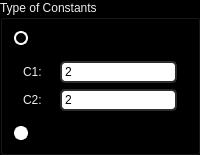
            <widget class="QGroupBox" name="pso_constants">
             <property name="sizePolicy">
              <sizepolicy hsizetype="MinimumExpanding" vsizetype="Preferred">
               <horstretch>0</horstretch>
               <verstretch>0</verstretch>
              </sizepolicy>
             </property>
             <property name="minimumSize">
              <size>
               <width>200</width>
               <height>0</height>
              </size>
             </property>
             <property name="palette">
              <palette>
               <active>
                <colorrole role="WindowText">
                 <brush brushstyle="SolidPattern">
                  <color alpha="255">
                   <red>238</red>
                   <green>238</green>
                   <blue>236</blue>
                  </color>
                 </brush>
                </colorrole>
                <colorrole role="Button">
                 <brush brushstyle="SolidPattern">
                  <color alpha="255">
                   <red>0</red>
                   <green>0</green>
                   <blue>0</blue>
                  </color>
                 </brush>
                </colorrole>
                <colorrole role="Text">
                 <brush brushstyle="SolidPattern">
                  <color alpha="255">
                   <red>238</red>
                   <green>238</green>
                   <blue>236</blue>
                  </color>
                 </brush>
                </colorrole>
                <colorrole role="ButtonText">
                 <brush brushstyle="SolidPattern">
                  <color alpha="255">
                   <red>238</red>
                   <green>238</green>
                   <blue>236</blue>
                  </color>
                 </brush>
                </colorrole>
                <colorrole role="Base">
                 <brush brushstyle="SolidPattern">
                  <color alpha="255">
                   <red>0</red>
                   <green>0</green>
                   <blue>0</blue>
                  </color>
                 </brush>
                </colorrole>
                <colorrole role="Window">
                 <brush brushstyle="SolidPattern">
                  <color alpha="255">
                   <red>0</red>
                   <green>0</green>
                   <blue>0</blue>
                  </color>
                 </brush>
                </colorrole>
               </active>
               <inactive>
                <colorrole role="WindowText">
                 <brush brushstyle="SolidPattern">
                  <color alpha="255">
                   <red>238</red>
                   <green>238</green>
                   <blue>236</blue>
                  </color>
                 </brush>
                </colorrole>
                <colorrole role="Button">
                 <brush brushstyle="SolidPattern">
                  <color alpha="255">
                   <red>0</red>
                   <green>0</green>
                   <blue>0</blue>
                  </color>
                 </brush>
                </colorrole>
                <colorrole role="Text">
                 <brush brushstyle="SolidPattern">
                  <color alpha="255">
                   <red>238</red>
                   <green>238</green>
                   <blue>236</blue>
                  </color>
                 </brush>
                </colorrole>
                <colorrole role="ButtonText">
                 <brush brushstyle="SolidPattern">
                  <color alpha="255">
                   <red>238</red>
                   <green>238</green>
                   <blue>236</blue>
                  </color>
                 </brush>
                </colorrole>
                <colorrole role="Base">
                 <brush brushstyle="SolidPattern">
                  <color alpha="255">
                   <red>0</red>
                   <green>0</green>
                   <blue>0</blue>
                  </color>
                 </brush>
                </colorrole>
                <colorrole role="Window">
                 <brush brushstyle="SolidPattern">
                  <color alpha="255">
                   <red>0</red>
                   <green>0</green>
                   <blue>0</blue>
                  </color>
                 </brush>
                </colorrole>
               </inactive>
               <disabled>
                <colorrole role="WindowText">
                 <brush brushstyle="SolidPattern">
                  <color alpha="255">
                   <red>238</red>
                   <green>238</green>
                   <blue>236</blue>
                  </color>
                 </brush>
                </colorrole>
                <colorrole role="Button">
                 <brush brushstyle="SolidPattern">
                  <color alpha="255">
                   <red>0</red>
                   <green>0</green>
                   <blue>0</blue>
                  </color>
                 </brush>
                </colorrole>
                <colorrole role="Text">
                 <brush brushstyle="SolidPattern">
                  <color alpha="255">
                   <red>238</red>
                   <green>238</green>
                   <blue>236</blue>
                  </color>
                 </brush>
                </colorrole>
                <colorrole role="ButtonText">
                 <brush brushstyle="SolidPattern">
                  <color alpha="255">
                   <red>238</red>
                   <green>238</green>
                   <blue>236</blue>
                  </color>
                 </brush>
                </colorrole>
                <colorrole role="Base">
                 <brush brushstyle="SolidPattern">
                  <color alpha="255">
                   <red>0</red>
                   <green>0</green>
                   <blue>0</blue>
                  </color>
                 </brush>
                </colorrole>
                <colorrole role="Window">
                 <brush brushstyle="SolidPattern">
                  <color alpha="255">
                   <red>0</red>
                   <green>0</green>
                   <blue>0</blue>
                  </color>
                 </brush>
                </colorrole>
               </disabled>
              </palette>
             </property>
             <property name="title">
              <string>Type of Constants</string>
             </property>
             <layout class="QVBoxLayout" name="verticalLayout_72">
              <item>
               <widget class="QRadioButton" name="normal_radiobutton">
                <property name="styleSheet">
                 <string notr="true">QRadioButton::indicator {
    width:                  10px;
    height:                 10px;
    border-radius:          7px;
}

QRadioButton::indicator:checked {
    background-color:       black;
    border:                 2px solid white;
}

QRadioButton::indicator:unchecked {
    background-color:       white;
    border:                 2px solid white;
}</string>
                </property>
                <property name="text">
                 <string>Normal</string>
                </property>
                <property name="checked">
                 <bool>true</bool>
                </property>
               </widget>
              </item>
              <item>
               <widget class="QFrame" name="pso_constants_frame">
                <property name="frameShape">
                 <enum>QFrame::NoFrame</enum>
                </property>
                <property name="frameShadow">
                 <enum>QFrame::Raised</enum>
                </property>
                <layout class="QHBoxLayout" name="horizontalLayout_10">
                 <property name="spacing">
                  <number>0</number>
                 </property>
                 <property name="leftMargin">
                  <number>0</number>
                 </property>
                 <property name="topMargin">
                  <number>0</number>
                 </property>
                 <property name="rightMargin">
                  <number>0</number>
                 </property>
                 <property name="bottomMargin">
                  <number>0</number>
                 </property>
                 <item>
                  <widget class="QFrame" name="constants_label_frame">
                   <property name="frameShape">
                    <enum>QFrame::NoFrame</enum>
                   </property>
                   <property name="frameShadow">
                    <enum>QFrame::Raised</enum>
                   </property>
                   <layout class="QVBoxLayout" name="verticalLayout_11">
                    <item>
                     <widget class="QLabel" name="c1_label">
                      <property name="maximumSize">
                       <size>
                        <width>16777215</width>
                        <height>25</height>
                       </size>
                      </property>
                      <property name="styleSheet">
                       <string notr="true">color: rgb(238, 238, 236);</string>
                      </property>
                      <property name="text">
                       <string>C1:</string>
                      </property>
                     </widget>
                    </item>
                    <item>
                     <widget class="QLabel" name="c2_label">
                      <property name="maximumSize">
                       <size>
                        <width>16777215</width>
                        <height>25</height>
                       </size>
                      </property>
                      <property name="styleSheet">
                       <string notr="true">color: rgb(238, 238, 236);</string>
                      </property>
                      <property name="text">
                       <string>C2:</string>
                      </property>
                     </widget>
                    </item>
                   </layout>
                  </widget>
                 </item>
                 <item>
                  <widget class="QFrame" name="constants_field_frame">
                   <property name="frameShape">
                    <enum>QFrame::NoFrame</enum>
                   </property>
                   <property name="frameShadow">
                    <enum>QFrame::Raised</enum>
                   </property>
                   <layout class="QVBoxLayout" name="verticalLayout_10">
                    <item>
                     <widget class="QLineEdit" name="c1_field">
                      <property name="styleSheet">
                       <string notr="true">QLineEdit {
	border: 2px solid rgb(45, 45, 45);
	border-radius: 5px;
	padding: 1px;
	background-color: rgb(255, 255, 255);
	color: rgb(0, 0, 0);
}</string>
                      </property>
                      <property name="text">
                       <string>2</string>
                      </property>
                     </widget>
                    </item>
                    <item>
                     <widget class="QLineEdit" name="c2_field">
                      <property name="styleSheet">
                       <string notr="true">QLineEdit {
	border: 2px solid rgb(45, 45, 45);
	border-radius: 5px;
	padding: 1px;
	background-color: rgb(255, 255, 255);
	color: rgb(0, 0, 0);
}</string>
                      </property>
                      <property name="text">
                       <string>2</string>
                      </property>
                     </widget>
                    </item>
                   </layout>
                  </widget>
                 </item>
                </layout>
               </widget>
              </item>
              <item>
               <widget class="QRadioButton" name="dynamic_mutation_radiobutton">
                <property name="styleSheet">
                 <string notr="true">QRadioButton::indicator {
    width:                  10px;
    height:                 10px;
    border-radius:          7px;
}

QRadioButton::indicator:checked {
    background-color:       black;
    border:                 2px solid white;
}

QRadioButton::indicator:unchecked {
    background-color:       white;
    border:                 2px solid white;
}</string>
                </property>
                <property name="text">
                 <string>Dynamic</string>
                </property>
               </widget>
              </item>
             </layout>
            </widget>
